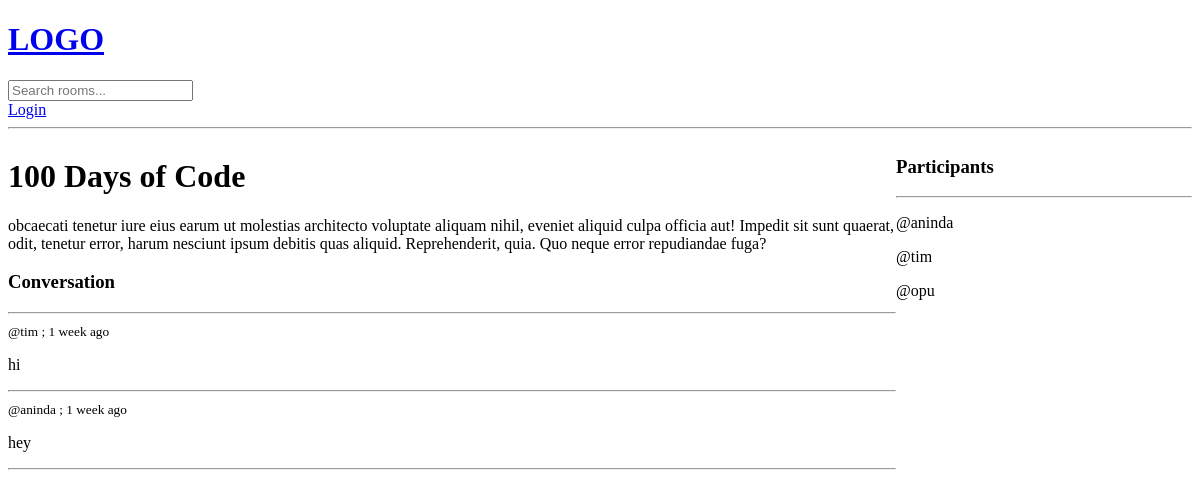
Before: /room/2/ with the older database file.
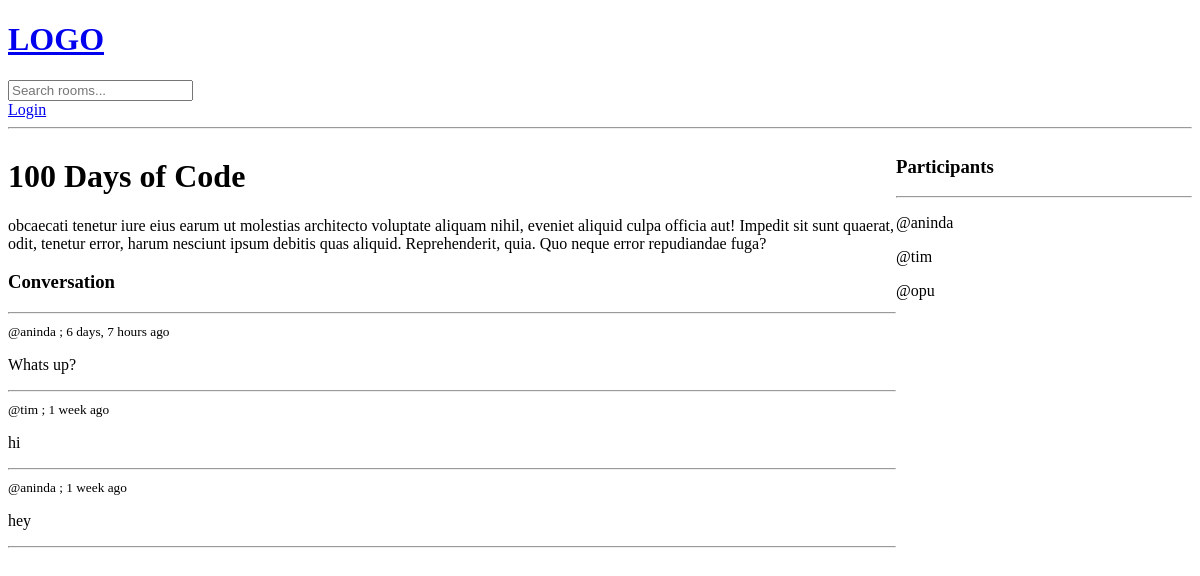
After: the same page with the newer database file.
### base/models.py (models this page shows, shortened)
class Message(models.Model):
    user = models.ForeignKey(User, on_delete=models.CASCADE)
    room = models.ForeignKey(Room, on_delete=models.CASCADE)
    body = models.TextField()
    updated = models.DateTimeField(auto_now=True)
    created = models.DateTimeField(auto_now_add=True)
    class Meta:
        ordering = ['-updated','-created']

### base/views.py (the view, shortened to what this page needs)
# urls.py: path('room/<str:pk>/', views.room, name='room'),
def room(request, pk):
    room = Room.objects.get(id=pk)
    room_messages = room.message_set.all()
    participants = room.participants.all()
    context = {'room': room, 'room_messages': room_messages, 'participants': participants}
    return render(request, 'base/room.html', context)

### base/templates/base/room.html (shortened to what this page needs)
{% extends 'main.html' %}
{% block content %}
<div class="room-container">
    <div>
        <h1>{{room.name}}</h1>
        <p>{{room.description}}</p>
        <div class="comment-wrapper">
            <h3>Conversation</h3>
            <hr>
            {% for message in room_messages %}
            <div>
                <small>@{{message.user}} ;   {{message.created|timesince}} ago</small>
                <p>{{message.body}}</p>
                <hr>
            </div>
            {% endfor %}
        </div>
    </div>
    <div>
        <h3>Participants</h3>
        <hr>
        {% for user in participants %}
        <div>
            <p>@{{ user.username }}</p>
        </div>
        {% endfor %}
    </div>
</div>
{% endblock content %}

Changed rows visible on the page:
added Message: user "aninda", created "6 days, 7 hours", body "Whats up?"
